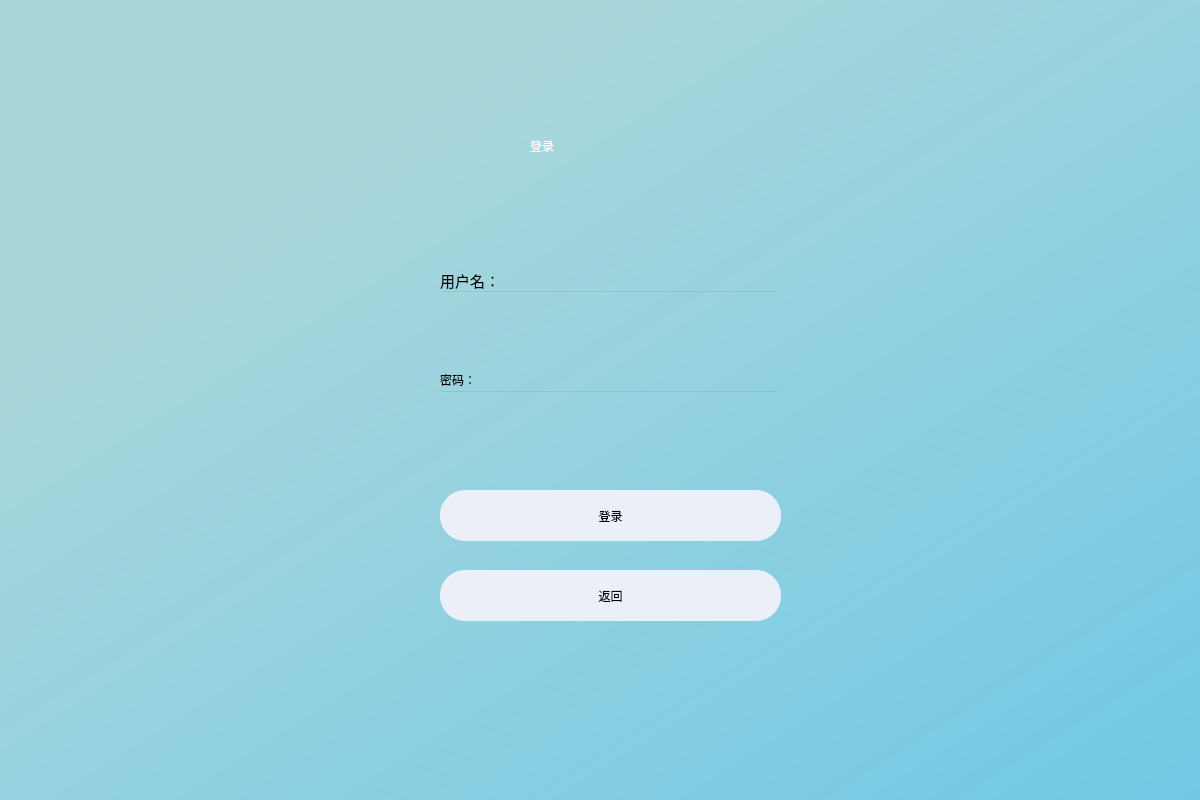
<?xml version="1.0" encoding="UTF-8"?>
<ui version="4.0">
 <class>Dialog</class>
 <widget class="QDialog" name="Dialog">
  <property name="geometry">
   <rect>
    <x>0</x>
    <y>0</y>
    <width>1200</width>
    <height>800</height>
   </rect>
  </property>
  <property name="windowTitle">
   <string>Dialog</string>
  </property>
  <widget class="QWidget" name="bgwidget" native="true">
   <property name="geometry">
    <rect>
     <x>0</x>
     <y>0</y>
     <width>1201</width>
     <height>801</height>
    </rect>
   </property>
   <property name="styleSheet">
    <string notr="true">QWidget#bgwidget{
background-color:qlineargradient(spread:pad, x1:0.267045, y1:0.221591, x2:1, y2:1, stop:0 rgba(157, 210, 216, 214), stop:1 rgba(106, 199, 229, 244))}</string>
   </property>
   <widget class="QLabel" name="label">
    <property name="geometry">
     <rect>
      <x>530</x>
      <y>110</y>
      <width>361</width>
      <height>71</height>
     </rect>
    </property>
    <property name="styleSheet">
     <string notr="true">font: 40pt &quot;华光行书_CNKI&quot;;

color: rgb(255, 249, 253);</string>
    </property>
    <property name="text">
     <string>登录</string>
    </property>
   </widget>
   <widget class="QPushButton" name="login">
    <property name="geometry">
     <rect>
      <x>440</x>
      <y>490</y>
      <width>341</width>
      <height>51</height>
     </rect>
    </property>
    <property name="styleSheet">
     <string notr="true">border-radius:25px;
background-color: #EBEFF8;
font: 20pt &quot;华光行书_CNKI&quot;;</string>
    </property>
    <property name="text">
     <string>登录</string>
    </property>
   </widget>
   <widget class="QLineEdit" name="emailfield">
    <property name="geometry">
     <rect>
      <x>440</x>
      <y>290</y>
      <width>341</width>
      <height>51</height>
     </rect>
    </property>
    <property name="styleSheet">
     <string notr="true">background-color:rgba(0,0,0,0);
font: 12pt &quot;MS Shell Dlg 2&quot;;</string>
    </property>
   </widget>
   <widget class="QLineEdit" name="passwordfield">
    <property name="geometry">
     <rect>
      <x>440</x>
      <y>390</y>
      <width>341</width>
      <height>51</height>
     </rect>
    </property>
    <property name="styleSheet">
     <string notr="true">background-color:rgba(0,0,0,0);
font: 12pt &quot;MS Shell Dlg 2&quot;;</string>
    </property>
   </widget>
   <widget class="QLabel" name="label_3">
    <property name="geometry">
     <rect>
      <x>440</x>
      <y>270</y>
      <width>81</width>
      <height>20</height>
     </rect>
    </property>
    <property name="font">
     <font>
      <family>华光细圆_CNKI</family>
      <pointsize>11</pointsize>
      <weight>50</weight>
      <italic>false</italic>
      <bold>false</bold>
     </font>
    </property>
    <property name="styleSheet">
     <string notr="true">font: 11pt &quot;华光细圆_CNKI&quot;;</string>
    </property>
    <property name="text">
     <string>用户名：</string>
    </property>
   </widget>
   <widget class="QLabel" name="label_4">
    <property name="geometry">
     <rect>
      <x>440</x>
      <y>370</y>
      <width>81</width>
      <height>20</height>
     </rect>
    </property>
    <property name="styleSheet">
     <string notr="true">font: 11pt &quot;华光细圆_CNKI&quot;;</string>
    </property>
    <property name="text">
     <string>密码：</string>
    </property>
   </widget>
   <widget class="QLabel" name="error">
    <property name="geometry">
     <rect>
      <x>440</x>
      <y>456</y>
      <width>341</width>
      <height>20</height>
     </rect>
    </property>
    <property name="styleSheet">
     <string notr="true">font: 12pt &quot;MS Shell Dlg 2&quot;; color:red;</string>
    </property>
    <property name="text">
     <string/>
    </property>
   </widget>
   <widget class="QPushButton" name="back">
    <property name="geometry">
     <rect>
      <x>440</x>
      <y>570</y>
      <width>341</width>
      <height>51</height>
     </rect>
    </property>
    <property name="styleSheet">
     <string notr="true">border-radius:25px;
background-color: #EBEFF8;
font: 20pt &quot;华光行书_CNKI&quot;;</string>
    </property>
    <property name="text">
     <string>返回</string>
    </property>
   </widget>
  </widget>
 </widget>
 <resources/>
 <connections/>
</ui>
